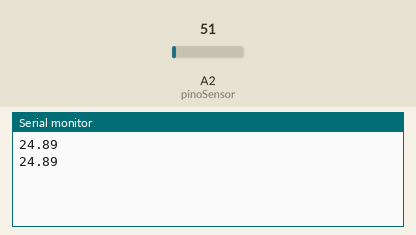
Simulated run of this sketch. Board: Arduino Uno, built with avr-gcc and run on an emulated ATmega328P. Parts: the last lines printed to the serial monitor. Inputs (shaded band) come from the test bench; at power-on: A2 (pinoSensor) = 51.

Above: at 5.8 s.
5.9 s: A2 (pinoSensor) set to 61
At 11.5 s:
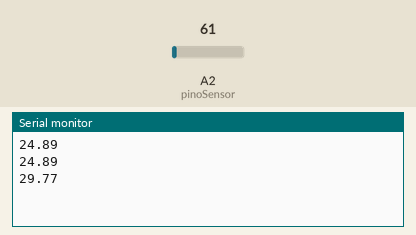
11.9 s: A2 (pinoSensor) set to 71
At 16.5 s:
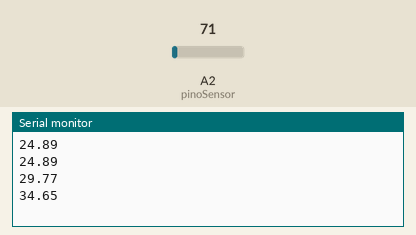
Timing chart, 0 to 18.0 s (numbered marks = the images above; inputs shaded):
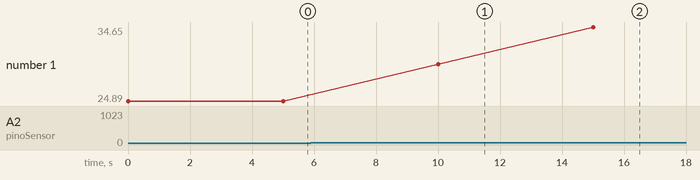

The sketch:

Medidor_Temperatura.ino
```cpp
/*
#################################################################################
#Autor: Willian.A.Mayan
#Verso: 0.1
#Descriço: Programa que mede a temperatura com um sensor lrd e imprime o valor
#na porta serial, este valor e lido por um programa em python "Medidor_Temperatura.py"
#################################################################################
circuito lrd:
pino 1 = 5v
pino 2 = Analogico 1
pino 3 = GND

Documentaço do circuito e fonte de pesquisa:
Exemplo para ligar o LM35 ao Arduino
13/12/2010
http://www.webtronico.com

Conversor Analógico->Digital de 10 bits (1024).

  O valor máximo que pode entrar no A/D é 5V.
  Sendo assim, quando entrar:
  -> 5V o valor lido será 1023
  -> 2.5V o valor lido será 511 ou (1023/2)
  -> 0V o valor lido será 0
  Resumindo, é uma regra de três normal onde:
  5V - 1023
  X  - Y
*/

int pinoSensor = 2; //pino que está ligado o terminal central do LM35 (porta analogica 0)
int valorLido = 0; //valor lido na entrada analogica
float temperatura = 0; //valorLido convertido para temperatura

void setup() {
  Serial.begin(9600); //Inicializa comunicação Serial
  pinMode(2, OUTPUT);
}

void loop() {

       valorLido = analogRead(pinoSensor);
       temperatura = (valorLido * 0.00488);  // 5V / 1023 = 0.00488 (precisão do A/D)
       temperatura = temperatura * 100; //Converte milivolts para graus celcius, lembrando que a cada 10mV equivalem a 1 grau celcius
       //Serial.print("Temperatura atual: ");
       Serial.println(temperatura);
       delay(5000); //espera 5 segundos para fazer nova leitura
}
```

Measured:
- after the input at 5.9 s, the serial monitor: prints a new line after 4.1 s (image 1)
- after the input at 11.9 s, the serial monitor: prints a new line after 3.1 s (image 2)
- plotted number 1: 24.89 → 29.77 after the input at 5.9 s, 29.77 → 34.65 after the input at 11.9 s
